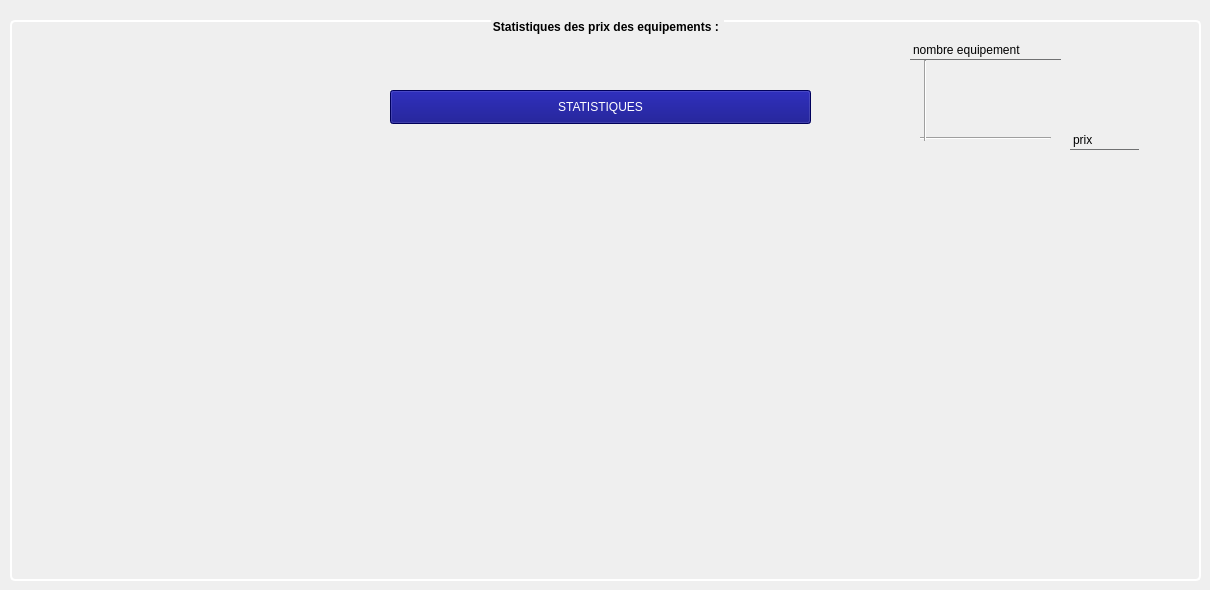
    <widget class="QWidget" name="tab_6">
     <attribute name="title">
      <string>Statistique</string>
     </attribute>
     <widget class="QGroupBox" name="groupBox_8">
      <property name="geometry">
       <rect>
        <x>10</x>
        <y>20</y>
        <width>1191</width>
        <height>561</height>
       </rect>
      </property>
      <property name="styleSheet">
       <string notr="true">/*color: rgb(0, 0, 127);*/

QGroupBox {
	
   font: 10pt &quot;MS Shell Dlg 2&quot;;
font: bold;
text-align:center;
    border: 2px solid white;
    border-radius: 5px;
    margin-top: 1ex;
}

QGroupBox::title {
 
    subcontrol-position: top center; /* position at the top center */
  
}</string>
      </property>
      <property name="title">
       <string>Statistiques des prix des equipements : </string>
      </property>
      <widget class="QCustomPlot" name="customPlot2" native="true">
       <property name="geometry">
        <rect>
         <x>240</x>
         <y>140</y>
         <width>751</width>
         <height>371</height>
        </rect>
       </property>
      </widget>
      <widget class="QPushButton" name="stat_button">
       <property name="geometry">
        <rect>
         <x>380</x>
         <y>70</y>
         <width>421</width>
         <height>34</height>
        </rect>
       </property>
       <property name="styleSheet">
        <string notr="true">color: rgb(255, 255, 255);
background-color: rgb(0, 0, 127);</string>
       </property>
       <property name="text">
        <string>STATISTIQUES</string>
       </property>
      </widget>
      <widget class="QLabel" name="label_b5">
       <property name="geometry">
        <rect>
         <x>10</x>
         <y>40</y>
         <width>1171</width>
         <height>511</height>
        </rect>
       </property>
       <property name="text">
        <string/>
       </property>
      </widget>
      <widget class="Line" name="line">
       <property name="geometry">
        <rect>
         <x>910</x>
         <y>110</y>
         <width>131</width>
         <height>16</height>
        </rect>
       </property>
       <property name="orientation">
        <enum>Qt::Horizontal</enum>
       </property>
      </widget>
      <widget class="Line" name="line_2">
       <property name="geometry">
        <rect>
         <x>890</x>
         <y>40</y>
         <width>51</width>
         <height>81</height>
        </rect>
       </property>
       <property name="orientation">
        <enum>Qt::Vertical</enum>
       </property>
      </widget>
      <widget class="QLabel" name="label_11">
       <property name="geometry">
        <rect>
         <x>1060</x>
         <y>110</y>
         <width>69</width>
         <height>20</height>
        </rect>
       </property>
       <property name="styleSheet">
        <string notr="true">border:none;
border-bottom:1px solid #707172;
background: transparent;</string>
       </property>
       <property name="text">
        <string>prix</string>
       </property>
      </widget>
      <widget class="QLabel" name="label_31">
       <property name="geometry">
        <rect>
         <x>900</x>
         <y>20</y>
         <width>151</width>
         <height>20</height>
        </rect>
       </property>
       <property name="styleSheet">
        <string notr="true">border:none;
border-bottom:1px solid #707172;
background: transparent;</string>
       </property>
       <property name="text">
        <string>nombre equipement</string>
       </property>
      </widget>
      <zorder>label_b5</zorder>
      <zorder>customPlot2</zorder>
      <zorder>stat_button</zorder>
      <zorder>line</zorder>
      <zorder>line_2</zorder>
      <zorder>label_11</zorder>
      <zorder>label_31</zorder>
     </widget>
    </widget>
